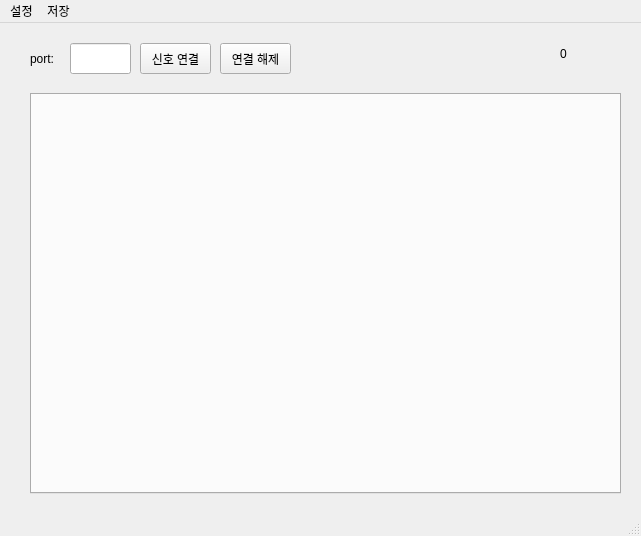
<?xml version="1.0" encoding="UTF-8"?>
<ui version="4.0">
 <class>MainWindow</class>
 <widget class="QMainWindow" name="MainWindow">
  <property name="geometry">
   <rect>
    <x>0</x>
    <y>0</y>
    <width>641</width>
    <height>536</height>
   </rect>
  </property>
  <property name="sizePolicy">
   <sizepolicy hsizetype="Preferred" vsizetype="Preferred">
    <horstretch>0</horstretch>
    <verstretch>0</verstretch>
   </sizepolicy>
  </property>
  <property name="windowTitle">
   <string>MainWindow</string>
  </property>
  <widget class="QWidget" name="centralwidget">
   <property name="sizePolicy">
    <sizepolicy hsizetype="Fixed" vsizetype="Fixed">
     <horstretch>0</horstretch>
     <verstretch>0</verstretch>
    </sizepolicy>
   </property>
   <widget class="QLabel" name="signal_strength">
    <property name="geometry">
     <rect>
      <x>580</x>
      <y>10</y>
      <width>41</width>
      <height>31</height>
     </rect>
    </property>
    <property name="text">
     <string/>
    </property>
    <property name="pixmap">
     <pixmap>../Image/UI_image/signal_loss.png</pixmap>
    </property>
    <property name="scaledContents">
     <bool>true</bool>
    </property>
   </widget>
   <widget class="QLabel" name="signal_str_label">
    <property name="geometry">
     <rect>
      <x>560</x>
      <y>20</y>
      <width>21</width>
      <height>21</height>
     </rect>
    </property>
    <property name="text">
     <string>0</string>
    </property>
   </widget>
   <widget class="QTabWidget" name="tabWidget">
    <property name="geometry">
     <rect>
      <x>30</x>
      <y>70</y>
      <width>591</width>
      <height>401</height>
     </rect>
    </property>
    <property name="currentIndex">
     <number>-1</number>
    </property>
   </widget>
   <widget class="QLineEdit" name="lineEdit_port">
    <property name="geometry">
     <rect>
      <x>70</x>
      <y>20</y>
      <width>61</width>
      <height>31</height>
     </rect>
    </property>
    <property name="dragEnabled">
     <bool>false</bool>
    </property>
    <property name="readOnly">
     <bool>true</bool>
    </property>
   </widget>
   <widget class="QLabel" name="label">
    <property name="geometry">
     <rect>
      <x>30</x>
      <y>20</y>
      <width>31</width>
      <height>31</height>
     </rect>
    </property>
    <property name="text">
     <string>port:</string>
    </property>
   </widget>
   <widget class="QPushButton" name="btn_signal_stop">
    <property name="geometry">
     <rect>
      <x>220</x>
      <y>20</y>
      <width>71</width>
      <height>31</height>
     </rect>
    </property>
    <property name="text">
     <string>연결 해제</string>
    </property>
   </widget>
   <widget class="QPushButton" name="btn_signal_connect">
    <property name="geometry">
     <rect>
      <x>140</x>
      <y>20</y>
      <width>71</width>
      <height>31</height>
     </rect>
    </property>
    <property name="text">
     <string>신호 연결</string>
    </property>
   </widget>
  </widget>
  <widget class="QMenuBar" name="menubar">
   <property name="geometry">
    <rect>
     <x>0</x>
     <y>0</y>
     <width>641</width>
     <height>22</height>
    </rect>
   </property>
   <widget class="QMenu" name="setting">
    <property name="title">
     <string>설정</string>
    </property>
    <addaction name="action_connect"/>
    <addaction name="actionload_pickle"/>
   </widget>
   <widget class="QMenu" name="menu_2">
    <property name="title">
     <string>저장</string>
    </property>
   </widget>
   <addaction name="setting"/>
   <addaction name="menu_2"/>
  </widget>
  <widget class="QStatusBar" name="statusbar"/>
  <action name="action">
   <property name="text">
    <string>ㅁㅁㅁ</string>
   </property>
   <property name="toolTip">
    <string>이런</string>
   </property>
  </action>
  <action name="action_connect">
   <property name="text">
    <string>port setting</string>
   </property>
  </action>
  <action name="actionload_pickle">
   <property name="text">
    <string>load pickle</string>
   </property>
  </action>
 </widget>
 <resources/>
 <connections/>
</ui>
